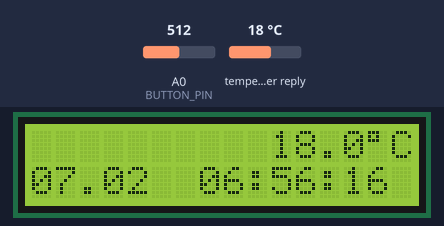
Simulated run of this program. Board: ESP8266 (Wemos D1 mini). Shown: 16×2 character LCD. The test bench sets the inputs (shaded band); at power-on: A0 (BUTTON_PIN) = 512, temperature in the weather reply 18 °C. WiFi joins after 1.5 s; servers stay silent unless stated; the local clock reads 2024-03-15 10:24:30 at power-on unless the program sets it; web services answer with replies made up by the test bench; what the program prints to the serial monitor is not drawn.

Above: at 2.9 s.
3.0 s: A0 (BUTTON_PIN) set to 1010
At 3.15 s:
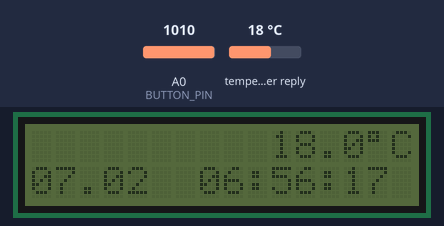
6.0 s: A0 (BUTTON_PIN) set to 990
7.5 s: A0 (BUTTON_PIN) set to 1023
At 8.27 s:
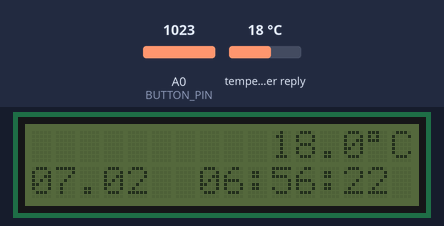
9.0 s: A0 (BUTTON_PIN) set to 900
Timing chart, 0 to 11.5 s (numbered marks = the images above; inputs shaded):
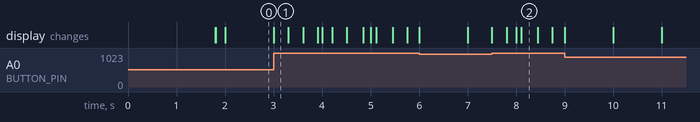

The program:

main.cpp
```cpp
#include <Arduino.h>
#include <RtcDS1302.h>
#include <LiquidCrystal_I2C.h>
#include <ESP8266WiFi.h>
#include <WiFiClientSecure.h>
#include <ESP8266HTTPClient.h>
#include <ArduinoJson.h>
#include "Certs.h"
// #include <DHT.h>
// | tt° HH%    tt° |
// |dd.MM  hh:mm:ss |

#define DEBUG 0

// #define DHT11_PIN D3
#define BUTTON_PIN A0
// #define DHT_UPDATE_DELAY 20e3
#define TIME_CHECK_DELAY 200
#define BUTTON_PRESS_DELAY 300
#define MAX_WIFI_CONNECTION_TIME 30e3
#define DATA_SYNC_DELAY 60e3 * 30

const char *ssid = "RT-GPON-D470";
const char *password = "X4QngXMe";

const char *tempAPI = "https://api.open-meteo.com/v1/forecast?latitude=55.0529&longitude=74.5751&current=temperature_2m"; // by coordinates

X509List cert(IRG_Root_X1);

// DHT dht(DHT11_PIN, DHT11);
LiquidCrystal_I2C lcd(0x27, 16, 2);
ThreeWire myWire(D5, D0, D6); // IO, SCLK, CE
RtcDS1302<ThreeWire> rtc(myWire);

bool backlight = 1;

int8_t last_second = -1;
int8_t last_minute = -1;
uint32_t last_time_check = TIME_CHECK_DELAY;
uint32_t last_data_sync = 0;
uint32_t last_button_press = 0;
// uint32_t last_dht_update;

void checkUpdateTime()
{
  if (millis() > last_time_check + TIME_CHECK_DELAY)
  {
    last_time_check = millis();
    return;
  }
  RtcDateTime now = rtc.GetDateTime();
  if (last_second != now.Second())
  {
    last_second = now.Second();
    if (last_minute == now.Minute())
    {
      lcd.setCursor(13, 1);
      lcd.printf("%02d", now.Second());
      return;
    }
    last_minute = now.Minute();
    lcd.setCursor(0, 1);
    lcd.printf("%02d.%02d  %02d:%02d:%02d", now.Day(), now.Month(), now.Hour(), now.Minute(), now.Second());
  }
}

// void updateDHT()
// {
//   if (millis() > last_dht_update + DHT_UPDATE_DELAY)
//   {
//     float t = dht.readTemperature();
//     float h = dht.readHumidity();
//     Serial.print("temp: ");
//     Serial.println(t);
//     lcd.setCursor(1, 0);
//     lcd.printf("%02d* %02d%%", (int8_t)t, (int8_t)h);
//     last_dht_update = millis();
//   }
// }

void printErr(const char *errMessage)
{
  lcd.setCursor(0, 0);
  lcd.print(errMessage);
}

bool connectWithWiFi()
{
  // Connect to Wi-Fi
  WiFi.mode(WIFI_STA);
  if (!WiFi.begin(ssid, password))
    return 0;
#if DEBUG
  Serial.print("Connecting to WiFi ..");
#endif
  uint32_t startTime = millis();
  while (WiFi.status() != WL_CONNECTED)
  {
#if DEBUG
    Serial.print('.');
#endif
    delay(500);
    if (millis() > MAX_WIFI_CONNECTION_TIME + startTime)
      return 0;
  }
  return 1;
}

void configESPTime()
{
  // Set time via NTP, as required for x.509 validation
  configTime(3 * 3600, 0, "pool.ntp.org", "time.nist.gov");
#if DEBUG
  Serial.print("Waiting for NTP time sync: ");
#endif
  time_t now = time(nullptr);
  while (now < 8 * 3600 * 2)
  {
    delay(500);
#if DEBUG
    Serial.print(".");
#endif
    now = time(nullptr);
  }
#if DEBUG
  Serial.println("");
#endif
  struct tm timeinfo;
  gmtime_r(&now, &timeinfo);
#if DEBUG
  Serial.print("Current time: ");
  Serial.print(asctime(&timeinfo));
#endif
}

void syncTimeOnRTC()
{
  // rtc module time sync
  time_t now = time(nullptr);
  time_t local_now = now + 3600 * 3;
  struct tm currentTime;
  localtime_r(&local_now, &currentTime);
  RtcDateTime compiled = RtcDateTime(currentTime.tm_year, currentTime.tm_mon + 1, currentTime.tm_mday, currentTime.tm_hour, currentTime.tm_min, currentTime.tm_sec);
  rtc.SetDateTime(compiled);
  last_second = -1;
  last_minute = -1;
}

String getTempAPIResponse()
{
  // temperature get
  String payload;
  WiFiClientSecure client;
  client.setTrustAnchors(&cert);
  HTTPClient https;

#ifdef DEBUG
  Serial.print("[HTTPS] begin...\n");
#endif
  if (https.begin(client, tempAPI))
  {
#ifdef DEBUG
    Serial.print("[HTTPS] GET...\n");
#endif
    // start connection and send HTTP header
    int httpCode = https.GET();
    // httpCode will be negative on error
    if (httpCode > 0)
    {
#ifdef DEBUG
      // HTTP header has been send and Server response header has been handled
      Serial.printf("[HTTPS] GET... code: %d\n", httpCode);
#endif
      // file found at server
      if (httpCode == HTTP_CODE_OK || httpCode == HTTP_CODE_MOVED_PERMANENTLY)
      {
        payload = https.getString();
#ifdef DEBUG
        Serial.println(payload);
#endif
      }
    }
#ifdef DEBUG
    else
      Serial.printf("[HTTPS] GET... failed, error: %s\n", https.errorToString(httpCode).c_str());
#endif
    https.end();
  }
#ifdef DEBUG
  else
    Serial.printf("[HTTPS] Unable to connect\n");
#endif
  return payload;
}

void updateTemp(float t)
{
  lcd.setCursor(10, 0);
  lcd.print(t, 1);
  lcd.write(223); // °
  lcd.print("C");
}

void syncData()
{
  if (!connectWithWiFi())
  {
    printErr("WiFi e");
    return;
  }
  configESPTime();
  syncTimeOnRTC();
  String response = getTempAPIResponse();
  if (response == NULL)
  {
    printErr("API e");
    return;
  }
  JsonDocument parsed;
  if (deserializeJson(parsed, response))
  {
    printErr("JSON e");
    return;
  }
  float t = parsed["current"]["temperature_2m"];
  updateTemp(t);
  WiFi.disconnect();
}

void setup()
{
#if DEBUG
  Serial.begin(115200);
#endif
  pinMode(BUTTON_PIN, INPUT);
  lcd.init();
  lcd.setBacklight(backlight);
  lcd.clear();
  rtc.Begin();
  // dht.begin();

  syncData();
}

void loop()
{
  checkUpdateTime();
  if (millis() > last_data_sync + DATA_SYNC_DELAY)
  {
    syncData();
    last_data_sync = millis();
  }
  if (analogRead(BUTTON_PIN) > 1000 && millis() > last_button_press + BUTTON_PRESS_DELAY)
  {
    backlight = !backlight;
    lcd.setBacklight(backlight);
    last_button_press = millis();
  }
}
```

Certs.h
```cpp
#include <Arduino.h>

// Root certificate for https://www.howsmyssl.com/
const char IRG_Root_X1[] PROGMEM = R"CERT(
-----BEGIN CERTIFICATE-----
MIIE/zCCA+egAwIBAgISBHixyPt0bH6GLR97zbwCVr2pMA0GCSqGSIb3DQEBCwUA
MDMxCzAJBgNVBAYTAlVTMRYwFAYDVQQKEw1MZXQncyBFbmNyeXB0MQwwCgYDVQQD
EwNSMTEwHhcNMjQxMDI4MTgxNjI1WhcNMjUwMTI2MTgxNjI0WjAZMRcwFQYDVQQD
Ew5vcGVuLW1ldGVvLmNvbTCCASIwDQYJKoZIhvcNAQEBBQADggEPADCCAQoCggEB
ALJY6g5VcKF/COoRG/kYtD9iSeHvvc9ArWOiHCjVMdAE1qdoWe1ng8qOM29/RuKP
W0DPl+nQSFOsZ2ckSLX5F0ydE7HbTd5ALv1bjdkjC4Rcfm6pnfcn119+3BrBHA7K
NuJUrQa6G7NgfJebtsjqBhH0xHjHozLwmSCec0wSuwLLMHoQSYrLTkI3f/tqZmiA
Z3MHTxVgbW4du6Pz8nSmrTFBi2kxICkHDwXQK0J2cwwcsicfH07N/C1gM69fyKNO
2FErYR/3LXy34vmoj04M86ZFFHBQE698XfosqV1n1JhQ3/upoSuinoBc4ZyZqczf
VkGUHF2Ok0eYUil2PSaFkUUCAwEAAaOCAiUwggIhMA4GA1UdDwEB/wQEAwIFoDAd
BgNVHSUEFjAUBggrBgEFBQcDAQYIKwYBBQUHAwIwDAYDVR0TAQH/BAIwADAdBgNV
HQ4EFgQUeS8cDPbTbEt8zez6IxvJwoHGC24wHwYDVR0jBBgwFoAUxc9GpOr0w8B6
bJXELbBeki8m47kwVwYIKwYBBQUHAQEESzBJMCIGCCsGAQUFBzABhhZodHRwOi8v
cjExLm8ubGVuY3Iub3JnMCMGCCsGAQUFBzAChhdodHRwOi8vcjExLmkubGVuY3Iu
b3JnLzArBgNVHREEJDAighAqLm9wZW4tbWV0ZW8uY29tgg5vcGVuLW1ldGVvLmNv
bTATBgNVHSAEDDAKMAgGBmeBDAECATCCAQUGCisGAQQB1nkCBAIEgfYEgfMA8QB2
AKLjCuRF772tm3447Udnd1PXgluElNcrXhssxLlQpEfnAAABktSNfOYAAAQDAEcw
RQIhAN+yAYLcYIXGGFAJC94rP/NJ1adBV2PpPdu7oZJzHzCtAiBS8lhAnGx1VJ3T
CB2QBzngIeUdJa5VLd52HCtuhcy03gB3AObSMWNAd4zBEEEG13G5zsHSQPaWhIb7
uocyHf0eN45QAAABktSNfZUAAAQDAEgwRgIhALefOLBZNrjqtDLzDUSNTE1/dpUy
D5ylvG4OOPTRqHPtAiEAyBvY2/E6S5vsty0n5nG/EWTEKqs4uFi2y3HOf+nE0X0w
DQYJKoZIhvcNAQELBQADggEBAITFDdTMU/p8j8Tra9njh53oTgyUcZulDfsrzOKO
uVc4D7KOssJ0lu22o8ZfaaKAGKQUrC0L7zah5kYXldTNOWTs6ry0pZB1eeLtEPPP
AWMIvI4wN27fHTnNNA775la325jPwBDdTJzfGYDdD2TukewX627NPwWOHyyCWiVY
0ZtF0Xd2XV6y/F09H/HOB48bbWeC2jHFvpmhybCG+3nMiyaQybq3IShz8OjrAG3g
ytvRP3ECe1FhXfm91Z26Uqt1NvmpOVYaqIirHGBWGTDXKC3RTOjQWaHWPFmlQnp6
mb8cnmUFxctu2i89IibVSHHA9ufYqb+JyH20t98PG1a4peQ=
-----END CERTIFICATE-----
)CERT";
```

Measured:
- after the input at 3.0 s, the display: changes at once (image 1)
- after the input at 7.5 s, the display: first changes at once (image 2 shows a later state)
